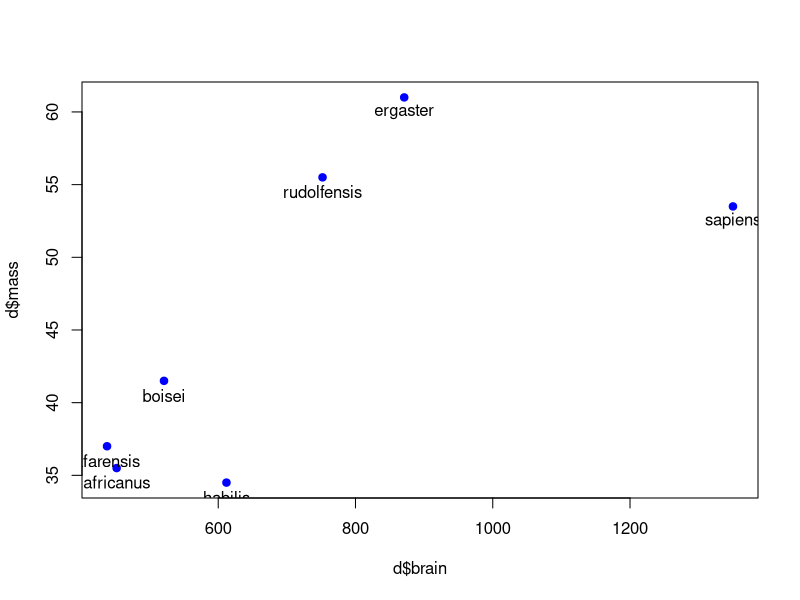

Generate this figure with R:
## ---- chunk 1
knitr::opts_chunk$set(echo = TRUE)
## ---- chunk 2
library(tidyverse)
## ---- chunk 3
sppnames <- c( "afarensis","africanus","habilis","boisei", "rudolfensis","ergaster","sapiens")
brainvolcc <- c( 438 , 452 , 612, 521, 752, 871, 1350 ) 
masskg <- c( 37.0 , 35.5 , 34.5 , 41.5 , 55.5 , 61.0 , 53.5 ) 
d <- data.frame( species=sppnames , brain=brainvolcc , mass=masskg )
## ---- chunk 4
plot(d$brain,d$mass,pch=19,col="blue")
text(d$brain,d$mass-1,label = d$species) # 1st,2nd for coordinates for place the text
## ---- chunk 5
sessionInfo()
